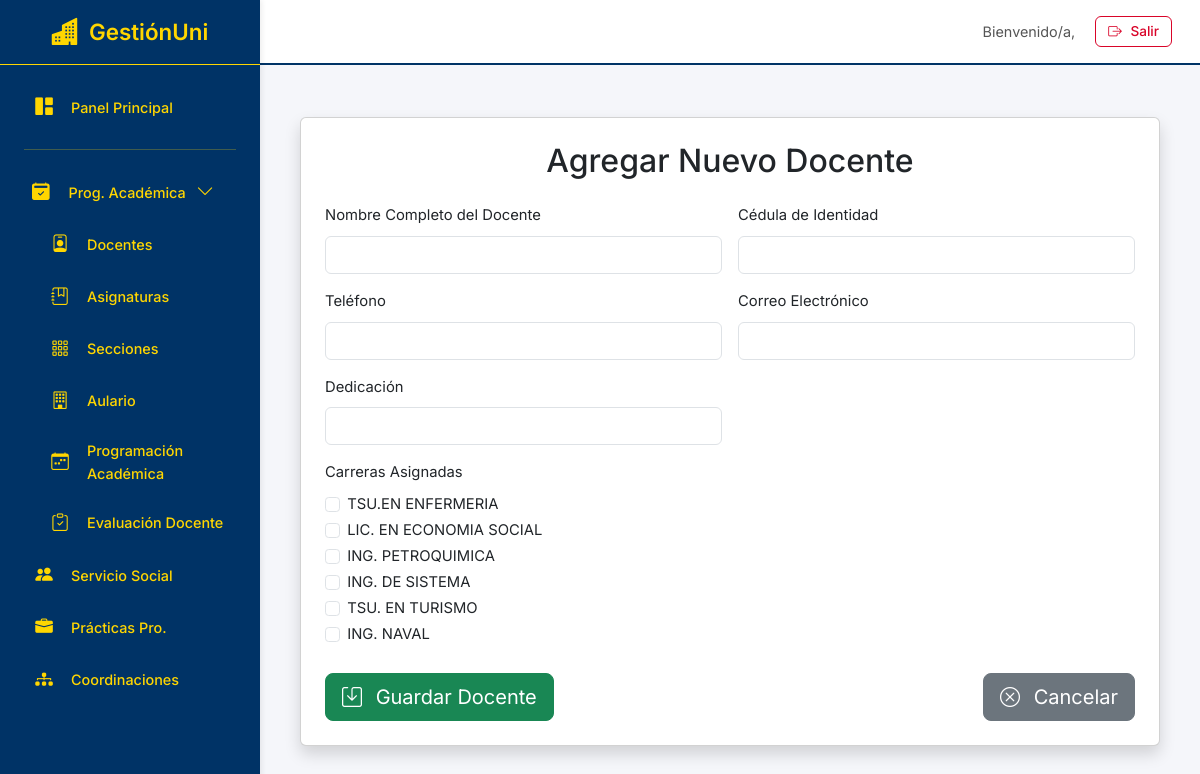
Page /programacion/docentes/agregar/ on the committed database.
### programacion/models.py (models this page shows)
class Carrera(models.Model):
    nombre = models.CharField(max_length=100, unique=True)
    def __str__(self):
        return self.nombre

### programacion/views.py (the view)
# urls.py: path('docentes/agregar/', views.agregar_docente, name='agregar_docente'),
def agregar_docente(request):
    if request.method == 'POST':
        form = DocenteForm(request.POST)
        if form.is_valid():
            docente = form.save()
            return redirect('programacion:docentes')
    else:
        form = DocenteForm()
    return render(request, 'agregar_docente.html', {'form': form})

### programacion/forms.py
class DocenteForm(forms.ModelForm):
    carreras = forms.ModelMultipleChoiceField(
        queryset=Carrera.objects.all(),
        widget=forms.CheckboxSelectMultiple(attrs={'class': 'form-check-input'}),
        required=False,
        label="Carreras Asignadas"
    )
    class Meta:
        model = Docente
        fields = ['nombre', 'cedula', 'telefono', 'email', 'dedicacion', 'carreras']
        widgets = {
            'nombre': forms.TextInput(attrs={'class': 'form-control'}),
            'cedula': forms.TextInput(attrs={'class': 'form-control'}),
            'telefono': forms.TextInput(attrs={'class': 'form-control'}),
            'email': forms.EmailInput(attrs={'class': 'form-control'}),
            'dedicacion': forms.TextInput(attrs={'class': 'form-control'}),
        }
        labels = {
            'nombre': 'Nombre Completo del Docente',
            'cedula': 'Cédula de Identidad',
            'telefono': 'Teléfono',
            'email': 'Correo Electrónico',
            'dedicacion': 'Dedicación',
        }

### programacion/templates/agregar_docente.html (shortened to what this page needs)
{% extends "interfaz.html" %}
{% load static %}
{% block content %}
<div class="container mt-4">
    <div class="card shadow p-4 mb-4">
        <h2 class="card-title text-center mb-4">Agregar Nuevo Docente</h2>
        <form method="post">
            <div class="row g-3">
                <div class="col-md-6">
                    <label for="{{ form.nombre.id_for_label }}" class="form-label">{{ form.nombre.label }}</label>
                    {{ form.nombre }}
                </div>
                <div class="col-md-6">
                    <label for="{{ form.cedula.id_for_label }}" class="form-label">{{ form.cedula.label }}</label>
                    {{ form.cedula }}
                </div>
                <div class="col-md-6">
                    <label for="{{ form.telefono.id_for_label }}" class="form-label">{{ form.telefono.label }}</label>
                    {{ form.telefono }}
                </div>
                <div class="col-md-6">
                    <label for="{{ form.email.id_for_label }}" class="form-label">{{ form.email.label }}</label>
                    {{ form.email }}
                </div>
                <div class="col-md-6">
                    <label for="{{ form.dedicacion.id_for_label }}" class="form-label">{{ form.dedicacion.label }}</label>
                    {{ form.dedicacion }}
                </div>
                <div class="col-12">
                    <label class="form-label">{{ form.carreras.label }}</label>
                    <div class="form-check-group">
                        {% for checkbox in form.carreras %}
                            <div class="form-check">
                                {{ checkbox.tag }}
                                <label class="form-check-label" for="{{ checkbox.id_for_label }}">{{ checkbox.choice_label }}</label>
                            </div>
                        {% endfor %}
                    </div>
                </div>
            </div>
            <div class="d-flex justify-content-between mt-4">
                <button type="submit" class="btn btn-success btn-lg"><i class="bi bi-save me-2"></i> Guardar Docente</button>
                <a href="{% url 'programacion:docentes' %}" class="btn btn-secondary btn-lg"><i class="bi bi-x-circle me-2"></i> Cancelar</a>
            </div>
        </form>
    </div>
</div>
<link rel="stylesheet" href="https://cdn.jsdelivr.net/npm/bootstrap-icons@1.11.3/font/bootstrap-icons.min.css">
{% endblock %}

### templates/interfaz.html (style rules this page uses)
:root { --sidebar-width: 260px; --topbar-height: 65px; --primary-accent-color: #003366; --sidebar-bg: #003366; --sidebar-link-color: #FFD600; --sidebar-link-hover-bg: #002244; --sidebar-link-active-color: #FFD600; --sidebar-brand-color: #FFD600; --content-bg: #F5F6FA; --text-color-main: #003366; --border-color-soft: #FFD600; --danger-color: #D90429; }
body { font-family: 'Inter', sans-serif; background-color: var(--content-bg); padding-left: var(--sidebar-width); padding-top: var(--topbar-height); color: var(--text-color-main); font-size: 0.925rem; line-height: 1.6; }

### rows in the picture
Carrera: choice_label "TSU.EN ENFERMERIA"
Carrera: choice_label "LIC. EN ECONOMIA SOCIAL"
Carrera: choice_label "ING. PETROQUIMICA"
Carrera: choice_label "ING. DE SISTEMA"
Carrera: choice_label "TSU. EN TURISMO"
Carrera: choice_label "ING. NAVAL"
